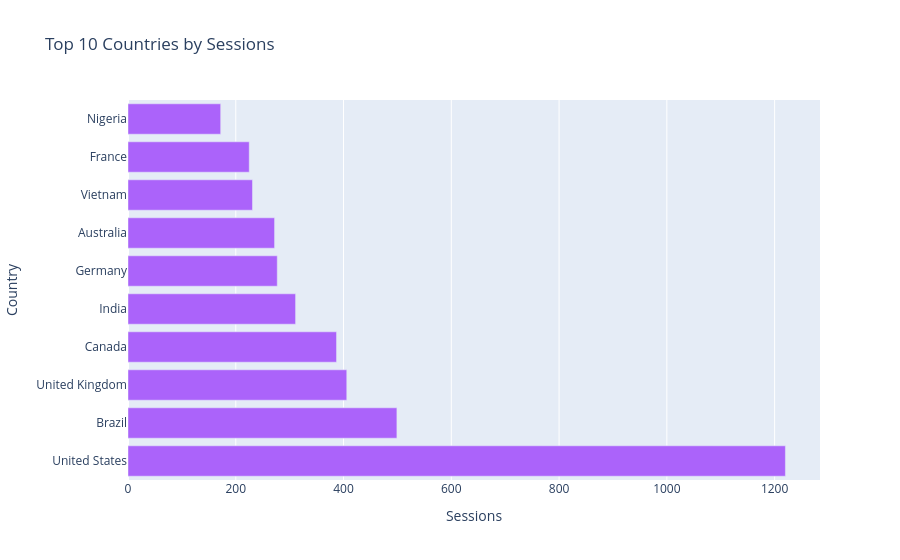

Notebook source saved alongside this figure:
### Code cell
# Country-level traffic breakdown
fig_ctry = gb.build_country_chart()
fig_ctry.show()

### Figure 1 — Plotly figure (JSON) as saved in the notebook; plotly's stock layout.template omitted (floating-point values rounded to 4 significant figures)
{"data": [{"hovertemplate": "count=%{x}<br>country_name=%{y}<extra></extra>", "legendgroup": "", "marker": {"color": "#AB63FA", "pattern": {"shape": ""}}, "name": "", "orientation": "h", "showlegend": false, "textposition": "auto", "type": "bar", "x": [1220, 499, 406, 387, 311, 277, 272, 231, 225, 172], "xaxis": "x", "y": ["United States", "Brazil", "United Kingdom", "Canada", "India", "Germany", "Australia", "Vietnam", "France", "Nigeria"], "yaxis": "y"}], "layout": {"barmode": "relative", "legend": {"tracegroupgap": 0}, "title": {"text": "Top 10 Countries by Sessions"}, "xaxis": {"anchor": "y", "domain": [0, 1], "title": {"text": "Sessions"}}, "yaxis": {"anchor": "x", "domain": [0, 1], "title": {"text": "Country"}}}}
